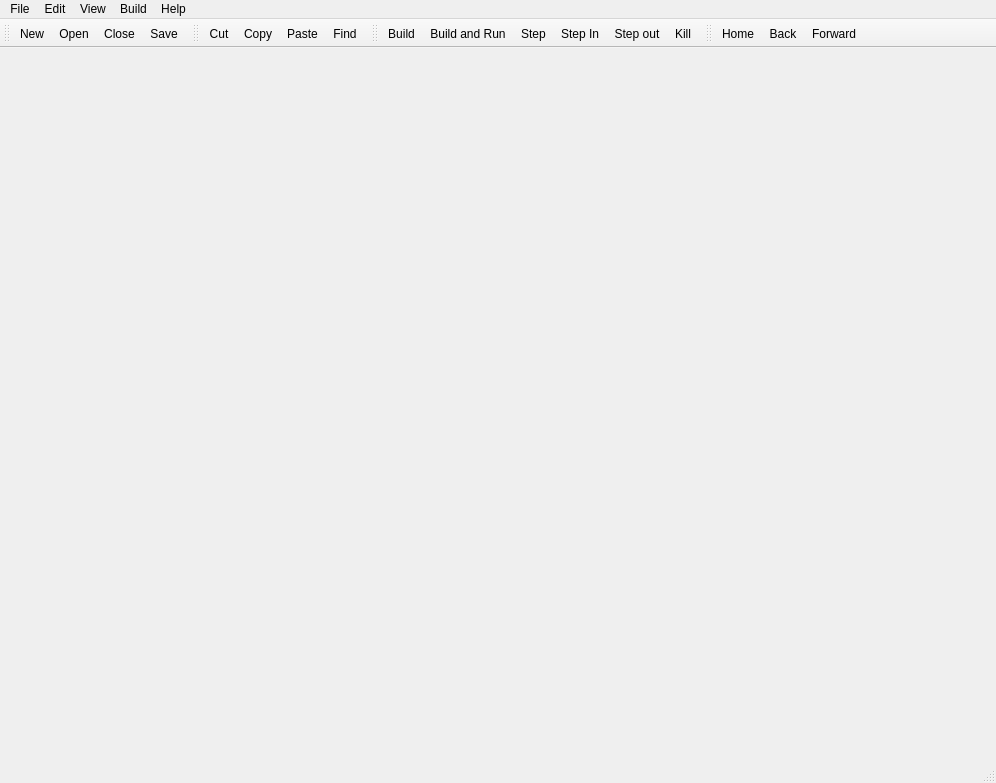
 <widget class="QMainWindow" name="MainWindow">
  <property name="geometry">
   <rect>
    <x>0</x>
    <y>0</y>
    <width>996</width>
    <height>783</height>
   </rect>
  </property>
  <property name="font">
   <font>
    <stylestrategy>PreferDefault</stylestrategy>
   </font>
  </property>
  <property name="windowTitle">
   <string>Big Ted</string>
  </property>
  <property name="documentMode">
   <bool>false</bool>
  </property>
  <property name="dockOptions">
   <set>QMainWindow::AllowNestedDocks|QMainWindow::AllowTabbedDocks|QMainWindow::AnimatedDocks</set>
  </property>
  <widget class="QWidget" name="centralWidget">
   <layout class="QGridLayout" name="gridLayout_3"/>
  </widget>
  <widget class="QToolBar" name="fileToolBar">
   <property name="iconSize">
    <size>
     <width>24</width>
     <height>24</height>
    </size>
   </property>
   <attribute name="toolBarArea">
    <enum>TopToolBarArea</enum>
   </attribute>
   <attribute name="toolBarBreak">
    <bool>false</bool>
   </attribute>
   <addaction name="actionNew"/>
   <addaction name="actionOpen"/>
   <addaction name="actionClose"/>
   <addaction name="actionSave"/>
  </widget>
  <widget class="QStatusBar" name="statusBar"/>
  <widget class="QToolBar" name="editToolBar">
   <property name="windowTitle">
    <string>toolBar</string>
   </property>
   <attribute name="toolBarArea">
    <enum>TopToolBarArea</enum>
   </attribute>
   <attribute name="toolBarBreak">
    <bool>false</bool>
   </attribute>
   <addaction name="actionEditCut"/>
   <addaction name="actionEditCopy"/>
   <addaction name="actionEditPaste"/>
   <addaction name="actionEditFind"/>
  </widget>
  <widget class="QToolBar" name="buildToolBar">
   <property name="windowTitle">
    <string>toolBar</string>
   </property>
   <attribute name="toolBarArea">
    <enum>TopToolBarArea</enum>
   </attribute>
   <attribute name="toolBarBreak">
    <bool>false</bool>
   </attribute>
   <addaction name="actionBuildBuild"/>
   <addaction name="actionBuildRun"/>
   <addaction name="actionStep"/>
   <addaction name="actionStep_In"/>
   <addaction name="actionStep_Out"/>
   <addaction name="actionKill"/>
  </widget>
  <widget class="QToolBar" name="helpToolBar">
   <property name="windowTitle">
    <string>toolBar</string>
   </property>
   <attribute name="toolBarArea">
    <enum>TopToolBarArea</enum>
   </attribute>
   <attribute name="toolBarBreak">
    <bool>false</bool>
   </attribute>
   <addaction name="actionHelpHome"/>
   <addaction name="actionHelpBack"/>
   <addaction name="actionHelpForward"/>
  </widget>
  <widget class="QMenuBar" name="menuBar">
   <property name="geometry">
    <rect>
     <x>0</x>
     <y>0</y>
     <width>996</width>
     <height>20</height>
    </rect>
   </property>
   <widget class="QMenu" name="menuFile">
    <property name="title">
     <string>File</string>
    </property>
    <widget class="QMenu" name="menuRecent_Files">
     <property name="title">
      <string>Recent Files...</string>
     </property>
    </widget>
    <addaction name="actionNew"/>
    <addaction name="actionOpen"/>
    <addaction name="menuRecent_Files"/>
    <addaction name="separator"/>
    <addaction name="actionClose"/>
    <addaction name="actionClose_All"/>
    <addaction name="actionClose_Others"/>
    <addaction name="separator"/>
    <addaction name="actionSave"/>
    <addaction name="actionSave_As"/>
    <addaction name="actionSave_All"/>
    <addaction name="separator"/>
    <addaction name="actionFileNext"/>
    <addaction name="actionFilePrevious"/>
    <addaction name="separator"/>
    <addaction name="actionPrefs"/>
    <addaction name="separator"/>
    <addaction name="actionFileQuit"/>
   </widget>
   <widget class="QMenu" name="menuBuild">
    <property name="title">
     <string>Build</string>
    </property>
    <addaction name="actionBuildBuild"/>
    <addaction name="actionBuildRun"/>
    <addaction name="actionBuildCheck"/>
    <addaction name="actionBuildUpdate"/>
    <addaction name="actionBuildCrossCompileMinGW32"/>
    <addaction name="separator"/>
    <addaction name="actionStep"/>
    <addaction name="actionStep_In"/>
    <addaction name="actionStep_Out"/>
    <addaction name="actionKill"/>
    <addaction name="separator"/>
    <addaction name="actionBuildTarget"/>
    <addaction name="actionBuildConfig"/>
    <addaction name="separator"/>
    <addaction name="actionLock_Build_File"/>
    <addaction name="actionUnlock_Build_File"/>
    <addaction name="separator"/>
    <addaction name="actionOpenProject"/>
   </widget>
   <widget class="QMenu" name="menuEdit">
    <property name="title">
     <string>Edit</string>
    </property>
    <addaction name="actionEditUndo"/>
    <addaction name="actionEditRedo"/>
    <addaction name="separator"/>
    <addaction name="actionEditCut"/>
    <addaction name="actionEditCopy"/>
    <addaction name="actionEditPaste"/>
    <addaction name="actionEditDelete"/>
    <addaction name="separator"/>
    <addaction name="actionEditSelectAll"/>
    <addaction name="separator"/>
    <addaction name="actionEditFind"/>
    <addaction name="actionEditFindNext"/>
    <addaction name="actionEditGoto"/>
    <addaction name="separator"/>
    <addaction name="actionEditFindInFiles"/>
   </widget>
   <widget class="QMenu" name="menuView">
    <property name="title">
     <string>View</string>
    </property>
    <widget class="QMenu" name="menuToolbars">
     <property name="title">
      <string>Toolbars</string>
     </property>
     <addaction name="actionViewFile"/>
     <addaction name="actionViewEdit"/>
     <addaction name="actionViewBuild"/>
     <addaction name="actionViewHelp"/>
    </widget>
    <widget class="QMenu" name="menuWindows">
     <property name="title">
      <string>Windows</string>
     </property>
     <addaction name="actionViewBrowser"/>
     <addaction name="actionViewConsole"/>
    </widget>
    <addaction name="menuToolbars"/>
    <addaction name="menuWindows"/>
   </widget>
   <widget class="QMenu" name="menuHelp">
    <property name="title">
     <string>Help</string>
    </property>
    <addaction name="actionHelpHome"/>
    <addaction name="actionHelpBack"/>
    <addaction name="actionHelpForward"/>
    <addaction name="separator"/>
    <addaction name="actionHelpQuickHelp"/>
    <addaction name="separator"/>
    <addaction name="actionHelpRebuild"/>
    <addaction name="separator"/>
    <addaction name="actionAbout"/>
   </widget>
   <addaction name="menuFile"/>
   <addaction name="menuEdit"/>
   <addaction name="menuView"/>
   <addaction name="menuBuild"/>
   <addaction name="menuHelp"/>
  </widget>
  <action name="actionOpen">
   <property name="icon">
    <iconset resource="resources.qrc">
     <normaloff>:/icons/Open.png</normaloff>:/icons/Open.png</iconset>
   </property>
   <property name="text">
    <string>Open...</string>
   </property>
   <property name="shortcut">
    <string>Ctrl+O</string>
   </property>
  </action>
  <action name="actionSave">
   <property name="icon">
    <iconset resource="resources.qrc">
     <normaloff>:/icons/Save.png</normaloff>:/icons/Save.png</iconset>
   </property>
   <property name="text">
    <string>Save</string>
   </property>
   <property name="shortcut">
    <string>Ctrl+S</string>
   </property>
  </action>
  <action name="actionSave_All">
   <property name="text">
    <string>Save All</string>
   </property>
   <property name="shortcut">
    <string>Ctrl+Shift+S</string>
   </property>
  </action>
  <action name="actionClose">
   <property name="icon">
    <iconset resource="resources.qrc">
     <normaloff>:/icons/Close.png</normaloff>:/icons/Close.png</iconset>
   </property>
   <property name="text">
    <string>Close</string>
   </property>
  </action>
  <action name="actionClose_All">
   <property name="text">
    <string>Close All</string>
   </property>
  </action>
  <action name="actionFileQuit">
   <property name="text">
    <string>Quit</string>
   </property>
  </action>
  <action name="actionBuildRun">
   <property name="icon">
    <iconset resource="resources.qrc">
     <normaloff>:/icons/Build-Run.png</normaloff>:/icons/Build-Run.png</iconset>
   </property>
   <property name="text">
    <string>Build and Run</string>
   </property>
   <property name="toolTip">
    <string>Build/Run</string>
   </property>
   <property name="shortcut">
    <string>F5</string>
   </property>
  </action>
  <action name="actionNew">
   <property name="icon">
    <iconset resource="resources.qrc">
     <normaloff>:/icons/New.png</normaloff>:/icons/New.png</iconset>
   </property>
   <property name="text">
    <string>New...</string>
   </property>
  </action>
  <action name="actionPrefs">
   <property name="text">
    <string>Options...</string>
   </property>
  </action>
  <action name="actionSave_As">
   <property name="text">
    <string>Save As...</string>
   </property>
  </action>
  <action name="actionStep">
   <property name="icon">
    <iconset resource="resources.qrc">
     <normaloff>:/icons/Step.png</normaloff>:/icons/Step.png</iconset>
   </property>
   <property name="text">
    <string>Step</string>
   </property>
  </action>
  <action name="actionKill">
   <property name="icon">
    <iconset resource="resources.qrc">
     <normaloff>:/icons/Stop.png</normaloff>:/icons/Stop.png</iconset>
   </property>
   <property name="text">
    <string>Kill</string>
   </property>
   <property name="shortcut">
    <string>Shift+F5</string>
   </property>
  </action>
  <action name="actionStep_In">
   <property name="icon">
    <iconset resource="resources.qrc">
     <normaloff>:/icons/Step-In.png</normaloff>:/icons/Step-In.png</iconset>
   </property>
   <property name="text">
    <string>Step In</string>
   </property>
  </action>
  <action name="actionStep_Out">
   <property name="icon">
    <iconset resource="resources.qrc">
     <normaloff>:/icons/Step-Out.png</normaloff>:/icons/Step-Out.png</iconset>
   </property>
   <property name="text">
    <string>Step out</string>
   </property>
  </action>
  <action name="actionEditFind">
   <property name="icon">
    <iconset resource="resources.qrc">
     <normaloff>:/icons/Find.png</normaloff>:/icons/Find.png</iconset>
   </property>
   <property name="text">
    <string>Find...</string>
   </property>
   <property name="shortcut">
    <string>Ctrl+F</string>
   </property>
  </action>
  <action name="actionEditUndo">
   <property name="text">
    <string>Undo</string>
   </property>
   <property name="shortcut">
    <string>Ctrl+Z</string>
   </property>
  </action>
  <action name="actionEditRedo">
   <property name="text">
    <string>Redo</string>
   </property>
   <property name="shortcut">
    <string>Ctrl+Y</string>
   </property>
  </action>
  <action name="actionEditCut">
   <property name="icon">
    <iconset resource="resources.qrc">
     <normaloff>:/icons/Cut.png</normaloff>:/icons/Cut.png</iconset>
   </property>
   <property name="text">
    <string>Cut</string>
   </property>
   <property name="shortcut">
    <string>Ctrl+X</string>
   </property>
  </action>
  <action name="actionEditCopy">
   <property name="icon">
    <iconset resource="resources.qrc">
     <normaloff>:/icons/Copy.png</normaloff>:/icons/Copy.png</iconset>
   </property>
   <property name="text">
    <string>Copy</string>
   </property>
   <property name="shortcut">
    <string>Ctrl+C</string>
   </property>
  </action>
  <action name="actionEditPaste">
   <property name="icon">
    <iconset resource="resources.qrc">
     <normaloff>:/icons/Paste.png</normaloff>:/icons/Paste.png</iconset>
   </property>
   <property name="text">
    <string>Paste</string>
   </property>
   <property name="shortcut">
    <string>Ctrl+V</string>
   </property>
  </action>
  <action name="actionEditDelete">
   <property name="text">
    <string>Delete</string>
   </property>
  </action>
  <action name="actionEditSelectAll">
   <property name="text">
    <string>Select All</string>
   </property>
   <property name="shortcut">
    <string>Ctrl+A</string>
   </property>
  </action>
  <action name="actionEditGoto">
   <property name="text">
    <string>Go to Line...</string>
   </property>
   <property name="shortcut">
    <string>Ctrl+G</string>
   </property>
  </action>
  <action name="actionHelpHome">
   <property name="icon">
    <iconset resource="resources.qrc">
     <normaloff>:/icons/Home.png</normaloff>:/icons/Home.png</iconset>
   </property>
   <property name="text">
    <string>Home</string>
   </property>
  </action>
  <action name="actionHelpBack">
   <property name="icon">
    <iconset resource="resources.qrc">
     <normaloff>:/icons/Back.png</normaloff>:/icons/Back.png</iconset>
   </property>
   <property name="text">
    <string>Back</string>
   </property>
  </action>
  <action name="actionHelpForward">
   <property name="icon">
    <iconset resource="resources.qrc">
     <normaloff>:/icons/Forward.png</normaloff>:/icons/Forward.png</iconset>
   </property>
   <property name="text">
    <string>Forward</string>
   </property>
  </action>
  <action name="actionViewFile">
   <property name="checkable">
    <bool>true</bool>
   </property>
   <property name="text">
    <string>File</string>
   </property>
  </action>
  <action name="actionViewEdit">
   <property name="checkable">
    <bool>true</bool>
   </property>
   <property name="text">
    <string>Edit</string>
   </property>
  </action>
  <action name="actionViewBuild">
   <property name="checkable">
    <bool>true</bool>
   </property>
   <property name="text">
    <string>Build</string>
   </property>
  </action>
  <action name="actionViewHelp">
   <property name="checkable">
    <bool>true</bool>
   </property>
   <property name="text">
    <string>Help</string>
   </property>
  </action>
  <action name="actionViewBrowser">
   <property name="checkable">
    <bool>true</bool>
   </property>
   <property name="text">
    <string>Browser</string>
   </property>
   <property name="shortcut">
    <string>Shift+Esc</string>
   </property>
  </action>
  <action name="actionViewConsole">
   <property name="checkable">
    <bool>true</bool>
   </property>
   <property name="text">
    <string>Console</string>
   </property>
   <property name="shortcut">
    <string>Esc</string>
   </property>
  </action>
  <action name="actionAbout">
   <property name="text">
    <string>About...</string>
   </property>
  </action>
  <action name="actionBuildTarget">
   <property name="text">
    <string>Build Target...</string>
   </property>
   <property name="toolTip">
    <string>Build Target</string>
   </property>
  </action>
  <action name="actionBuildConfig">
   <property name="text">
    <string>Build Config...</string>
   </property>
   <property name="toolTip">
    <string>Build Config</string>
   </property>
  </action>
  <action name="actionOpenProject">
   <property name="text">
    <string>Open project...</string>
   </property>
  </action>
  <action name="actionDeleteFile">
   <property name="text">
    <string>Delete...</string>
   </property>
  </action>
  <action name="actionRenameFile">
   <property name="text">
    <string>Rename...</string>
   </property>
  </action>
  <action name="actionCloseProject">
   <property name="text">
    <string>Close Project</string>
   </property>
  </action>
  <action name="actionSetActiveProject">
   <property name="text">
    <string>Set as Active Project</string>
   </property>
  </action>
  <action name="actionLock_Build_File">
   <property name="text">
    <string>Lock Build File</string>
   </property>
   <property name="shortcut">
    <string>Ctrl+L</string>
   </property>
  </action>
  <action name="actionUnlock_Build_File">
   <property name="text">
    <string>Unlock Build File</string>
   </property>
   <property name="shortcut">
    <string>Ctrl+Shift+L</string>
   </property>
  </action>
  <action name="action_empty">
   <property name="text">
    <string>&lt;empty&gt;</string>
   </property>
  </action>
  <action name="actionFileNext">
   <property name="text">
    <string>Next File</string>
   </property>
  </action>
  <action name="actionFilePrevious">
   <property name="text">
    <string>Previous File</string>
   </property>
  </action>
  <action name="actionEditFindNext">
   <property name="text">
    <string>Find Next</string>
   </property>
   <property name="shortcut">
    <string>F3</string>
   </property>
  </action>
  <action name="actionBuildBuild">
   <property name="icon">
    <iconset resource="resources.qrc">
     <normaloff>:/icons/Build.png</normaloff>:/icons/Build.png</iconset>
   </property>
   <property name="text">
    <string>Build</string>
   </property>
   <property name="shortcut">
    <string>F7</string>
   </property>
  </action>
  <action name="actionEditFindInFiles">
   <property name="text">
    <string>Find in files...</string>
   </property>
   <property name="toolTip">
    <string>Find in files</string>
   </property>
  </action>
  <action name="actionNewFile">
   <property name="text">
    <string>New File...</string>
   </property>
  </action>
  <action name="actionNewFolder">
   <property name="text">
    <string>New Folder...</string>
   </property>
  </action>
  <action name="actionOpen_on_Desktop">
   <property name="text">
    <string>Open on Desktop</string>
   </property>
  </action>
  <action name="actionOpen_in_Help">
   <property name="text">
    <string>Open in Help View</string>
   </property>
  </action>
  <action name="actionHelpQuickHelp">
   <property name="text">
    <string>Quick Help</string>
   </property>
   <property name="shortcut">
    <string>F1</string>
   </property>
  </action>
  <action name="actionBuildCheck">
   <property name="text">
    <string>Check Source</string>
   </property>
   <property name="toolTip">
    <string>Check Source</string>
   </property>
   <property name="shortcut">
    <string>F6</string>
   </property>
  </action>
  <action name="actionBuildUpdate">
   <property name="text">
    <string>Update Target Project</string>
   </property>
   <property name="toolTip">
    <string>Update Target Project</string>
   </property>
   <property name="shortcut">
    <string>F8</string>
   </property>
  </action>
  <action name="actionClose_Others">
   <property name="text">
    <string>Close Others</string>
   </property>
  </action>
  <action name="actionHelpRebuild">
   <property name="text">
    <string>Rebuild Help</string>
   </property>
  </action>
  <action name="actionBuildCrossCompileMinGW32">
   <property name="checkable">
    <bool>true</bool>
   </property>
   <property name="enabled">
    <bool>false</bool>
   </property>
   <property name="text">
    <string>MinGW32 Cross Compile</string>
   </property>
   <property name="toolTip">
    <string>If you have a MinGW32 cross compiler installed. Click this to set/unset for cross compile builds (Only for GLFW/C++Tool)</string>
   </property>
   <property name="statusTip">
    <string/>
   </property>
   <property name="whatsThis">
    <string/>
   </property>
  </action>
 </widget>
